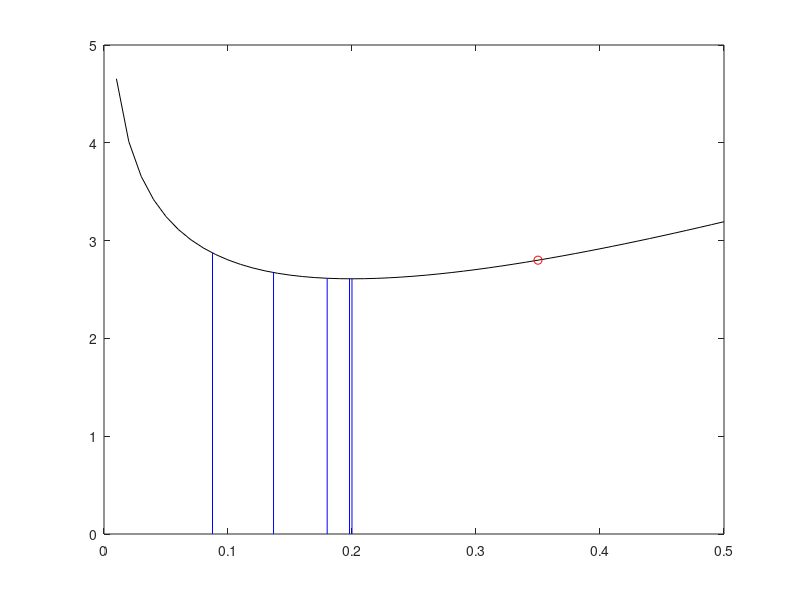

The MATLAB script that drew this image:
% 例程 2.12  牛顿-拉夫逊法求解函数极小值
%  函数：y = 5x - log(x);
%  第一步：绘制函数曲线
x = 0.01: 0.01: 0.5;
y = 5*x - log(x);
figure(1)
plot(x, y, 'k');
hold on;
%  设置迭代初始点
x = 0.35;
plot(x, (5*x - log(x)), 'ro');
for n = 1:5  %  限定迭代次数为5次
%  计算一阶导数数值:
dy = 5 - (1/x);
%  (由dy = 0可推知理论最优解为x = 0.2 )
hy = 1/(x^2);
%  计算下一次迭代的x值（牛顿-拉夫逊迭代公式）
xnew =x - (dy/hy);
x = xnew;
y =5*x - log(x);
plot([x, x], [0, y], 'b');
end;
x
